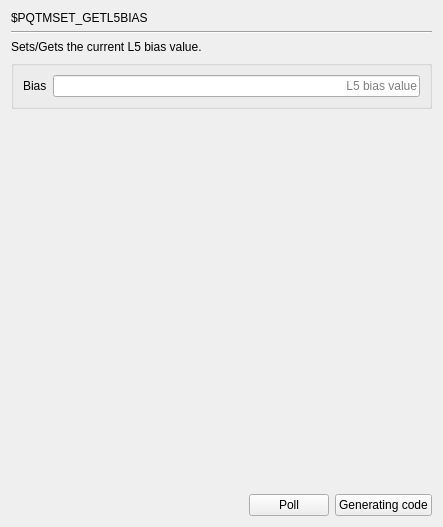
     <widget class="QWidget" name="page_PQTMSET_GETL5BIAS">
      <layout class="QGridLayout" name="gridLayout_32">
       <item row="0" column="0">
        <widget class="QLabel" name="label_500">
         <property name="text">
          <string>$PQTMSET_GETL5BIAS</string>
         </property>
        </widget>
       </item>
       <item row="1" column="0" colspan="3">
        <widget class="Line" name="line_128">
         <property name="orientation">
          <enum>Qt::Horizontal</enum>
         </property>
        </widget>
       </item>
       <item row="2" column="0" colspan="3">
        <widget class="QLabel" name="label_501">
         <property name="text">
          <string>Sets/Gets the current L5 bias value.</string>
         </property>
        </widget>
       </item>
       <item row="3" column="0" colspan="3">
        <widget class="QGroupBox" name="groupBox_112">
         <property name="title">
          <string/>
         </property>
         <layout class="QGridLayout" name="gridLayout_31">
          <item row="0" column="0">
           <widget class="QLabel" name="label_25">
            <property name="text">
             <string>Bias</string>
            </property>
           </widget>
          </item>
          <item row="0" column="1">
           <widget class="QLineEdit" name="lineEdit_PQTMSET_GETL5BIAS">
            <property name="alignment">
             <set>Qt::AlignRight|Qt::AlignTrailing|Qt::AlignVCenter</set>
            </property>
            <property name="placeholderText">
             <string>L5 bias value</string>
            </property>
           </widget>
          </item>
         </layout>
        </widget>
       </item>
       <item row="4" column="2">
        <spacer name="verticalSpacer_128">
         <property name="orientation">
          <enum>Qt::Vertical</enum>
         </property>
         <property name="sizeHint" stdset="0">
          <size>
           <width>20</width>
           <height>379</height>
          </size>
         </property>
        </spacer>
       </item>
       <item row="5" column="0">
        <spacer name="horizontalSpacer_128">
         <property name="orientation">
          <enum>Qt::Horizontal</enum>
         </property>
         <property name="sizeHint" stdset="0">
          <size>
           <width>232</width>
           <height>20</height>
          </size>
         </property>
        </spacer>
       </item>
       <item row="5" column="1">
        <widget class="QPushButton" name="poll_PQTMSET_GETL5BIAS">
         <property name="text">
          <string>Poll</string>
         </property>
        </widget>
       </item>
       <item row="5" column="2">
        <widget class="QPushButton" name="GC_PQTMSET_GETL5BIAS">
         <property name="text">
          <string>Generating code</string>
         </property>
        </widget>
       </item>
      </layout>
     </widget>
